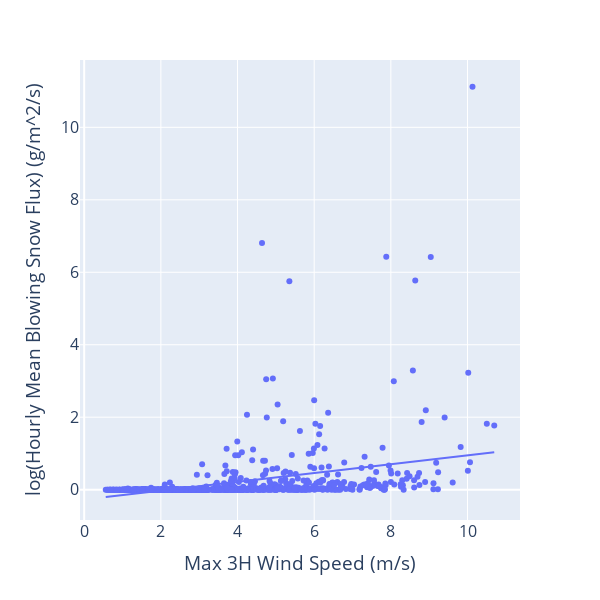

Notebook cell for this chart:
### Code cell
max_val = sos_3H_max_wspd_ds['w_h2o__3m_uw'].mean()+(sos_3H_max_wspd_ds['w_h2o__3m_uw'].std()*3)
min_val = sos_3H_max_wspd_ds['w_h2o__3m_uw'].mean()-(sos_3H_max_wspd_ds['w_h2o__3m_uw'].std()*3)
sos_3H_max_wspd_ds['bsf'] = np.log10(sos_3H_max_wspd_ds['SF_avg_1m_ue']+sos_3H_max_wspd_ds['SF_avg_2m_ue']).where(sos_3H_max_wspd_ds['SF_avg_1m_ue']+sos_3H_max_wspd_ds['SF_avg_2m_ue']>0)
fig = px.scatter(sos_3H_max_wspd_ds.where((sos_3H_max_wspd_ds['w_h2o__3m_uw']<max_val) &
                                          (sos_3H_max_wspd_ds['w_h2o__3m_uw']>min_val) 
                                            # (sos_3H_max_wspd_ds['spd_10m_ue']>=4)
                                          ),
                 x='spd_10m_ue',
                y='max_bsf',
                trendline='ols',)
# update the layout
fig.update_layout(
    xaxis_title="Max 3H Wind Speed (m/s)",
    yaxis_title="log(Hourly Mean Blowing Snow Flux) (g/m^2/s)",
    # log scale on y-axis
    # yaxis_type="log",
    font=dict(size=16),
    height=600,
    width=600
)

### Figure 1 — Plotly figure (JSON) as saved in the notebook; plotly's stock layout.template omitted (floating-point values rounded to 4 significant figures; data arrays with more than 128 entries replaced by an {"elided": "..."} marker saying what was removed)
{"data": [{"hovertemplate": "spd_10m_ue=%{x}<br>max_bsf=%{y}<extra></extra>", "legendgroup": "", "marker": {"color": "#636efa", "symbol": "circle"}, "mode": "markers", "name": "", "orientation": "v", "showlegend": false, "type": "scatter", "x": {"elided": "968 float values"}, "xaxis": "x", "y": {"elided": "968 float values"}, "yaxis": "y"}, {"hovertemplate": "<b>OLS trendline</b><br>max_bsf = 0.121696 * spd_10m_ue + -0.270344<br>R<sup>2</sup>=0.130025<br><br>spd_10m_ue=%{x}<br>max_bsf=%{y} <b>(trend)</b><extra></extra>", "legendgroup": "", "marker": {"color": "#636efa", "symbol": "circle"}, "mode": "lines", "name": "", "showlegend": false, "type": "scatter", "x": {"elided": "858 float values"}, "xaxis": "x", "y": {"elided": "858 float values"}, "yaxis": "y"}], "layout": {"font": {"size": 16}, "height": 600, "legend": {"tracegroupgap": 0}, "margin": {"t": 60}, "width": 600, "xaxis": {"anchor": "y", "domain": [0, 1], "title": {"text": "Max 3H Wind Speed (m/s)"}}, "yaxis": {"anchor": "x", "domain": [0, 1], "title": {"text": "log(Hourly Mean Blowing Snow Flux) (g/m^2/s)"}}}}
